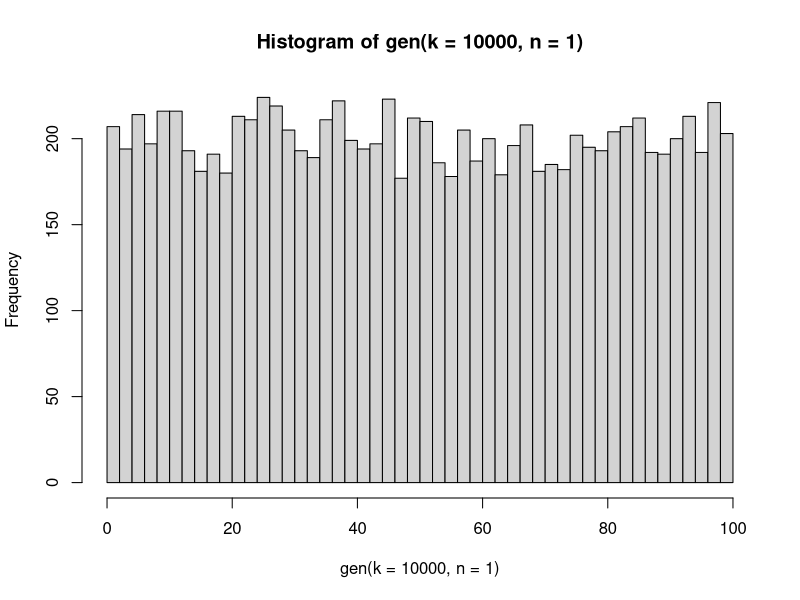
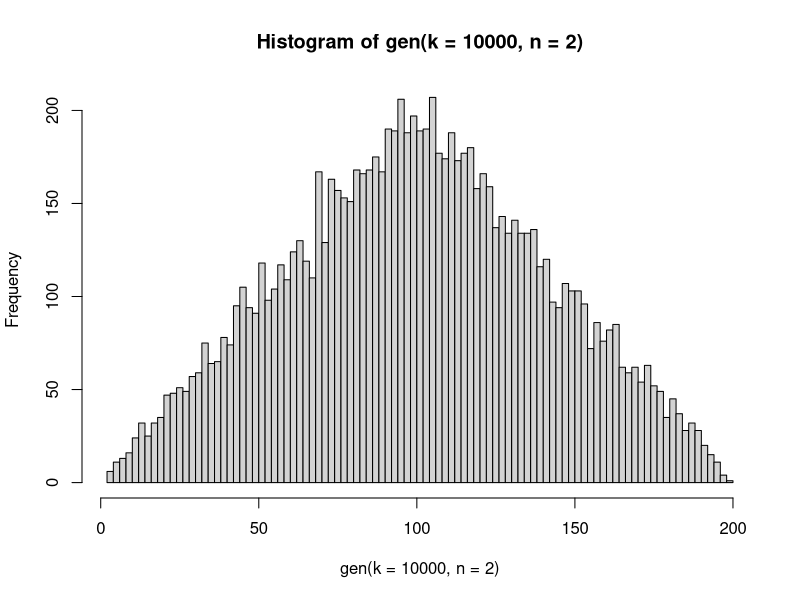
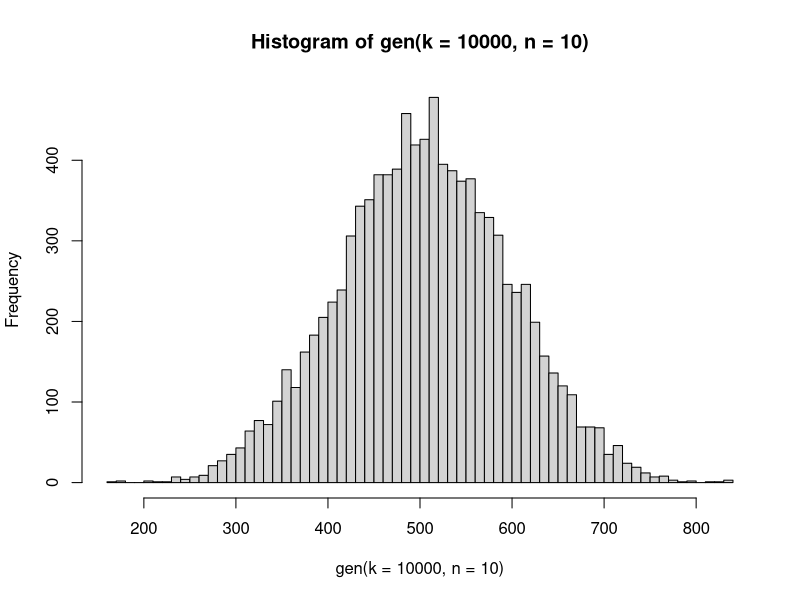
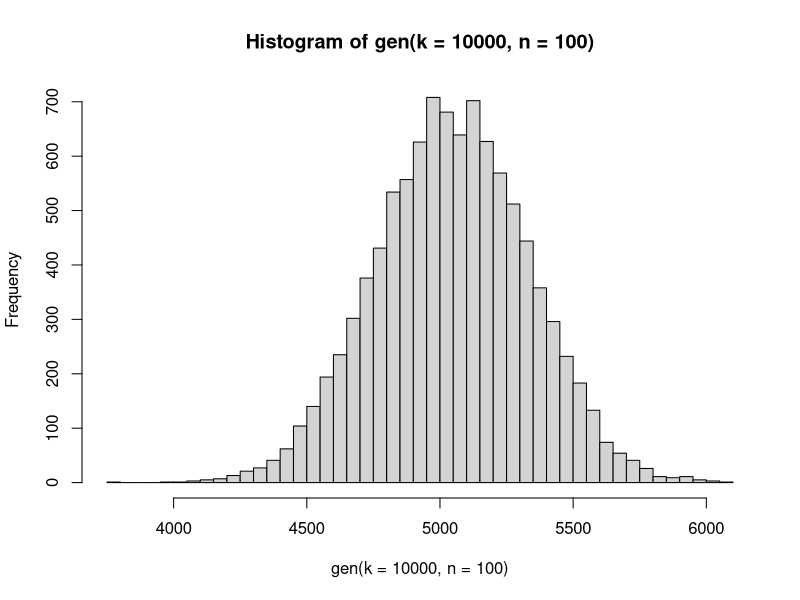
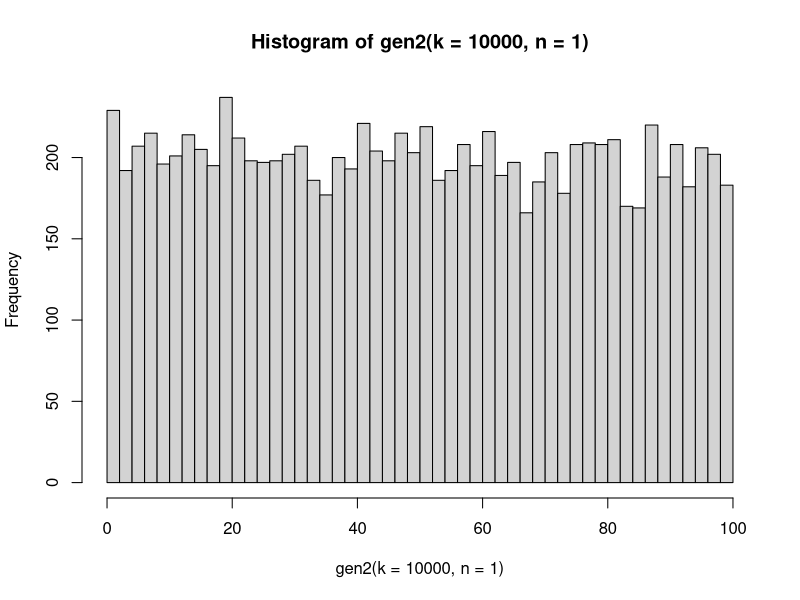
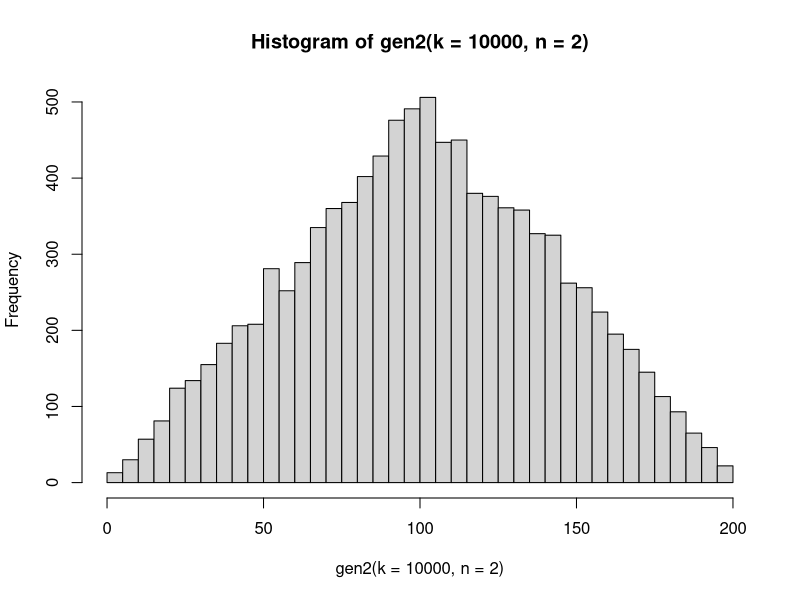
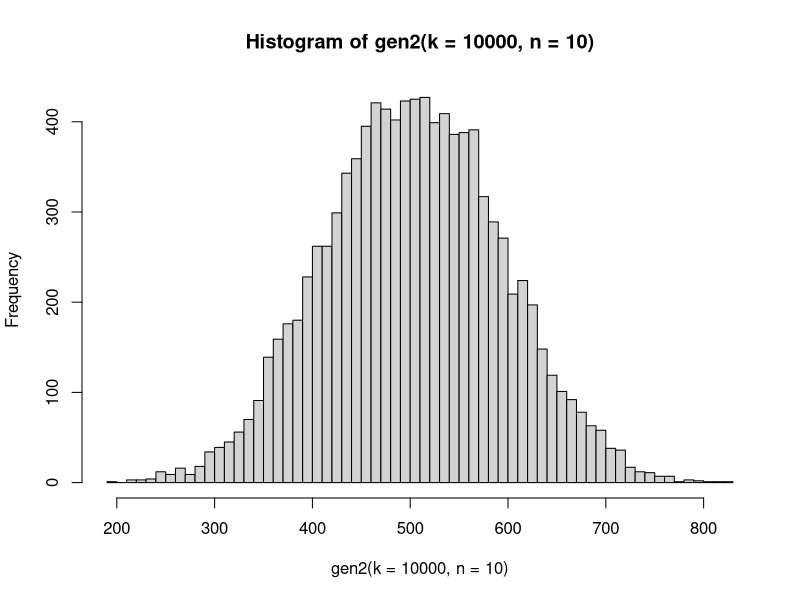
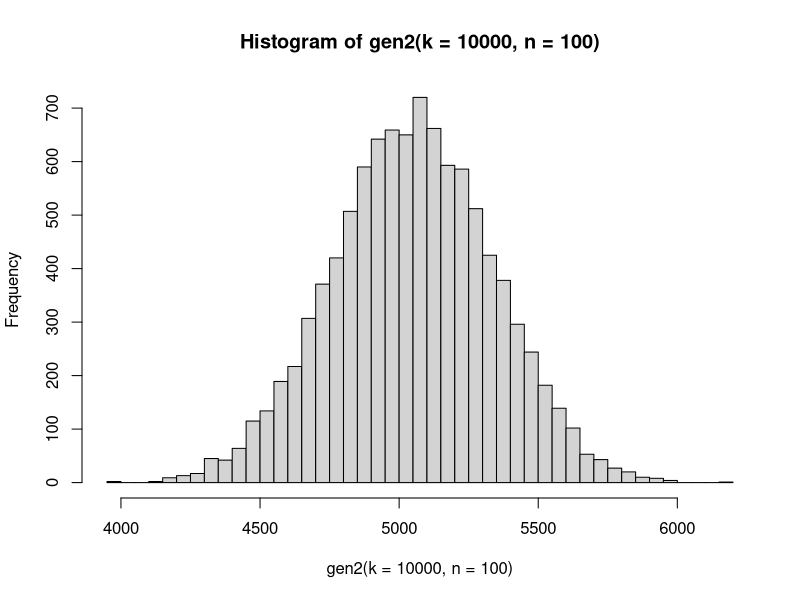

Generate these figures, in order, with R:
## ---- chunk 1
knitr::opts_chunk$set(echo = T, warning = F, message = F)
knitr::opts_chunk$set(fig.width=8, fig.height=6) 
## ---- chunk 2
gen <- function(k=10, n=5){
  
  result <- c()
  for(i in 1:k){
    nums <- sample(1:100, size=n, replace=TRUE)
    result <- c( result, sum(nums) )
  }

  return(result)
}

## ---- chunk 3
hist( gen(k=10000, n=1), breaks = 50 )
## ---- chunk 4
hist( gen(k=10000, n=2), breaks = 101 )
## ---- chunk 5
hist( gen(k=10000, n=10), breaks = 50 )
## ---- chunk 6
hist( gen(k=10000, n=100), breaks = 50 )
## ---- chunk 7
aux <- function(n=5){

  nums <- sample(1:100, size=n, replace=TRUE)
  return( sum(nums) )
}

gen2 <- function(k=10, n=5){
  return( replicate(k, aux(n)) )
}
## ---- chunk 8
hist( gen2(k=10000, n=1), breaks = 50 )
## ---- chunk 9
hist( gen2(k=10000, n=2), breaks = 50 )
## ---- chunk 10
hist( gen2(k=10000, n=10), breaks = 50 )
## ---- chunk 11
hist( gen2(k=10000, n=100), breaks = 50 )
## ---- chunk 12
mean( mtcars[mtcars$am == 0, "mpg"] ) - mean( mtcars[mtcars$am == 1, "mpg"] )
## ---- chunk 13
mean( mtcars[mtcars$am == 0 & mtcars$wt > 3, "mpg"] ) - mean( mtcars[mtcars$am == 1 & mtcars$wt > 3, "mpg"] )
## ---- chunk 14
sum <- 0
for(i in 1:100){
  if(i%%2 == 0){
    sum <- sum + i
  }
}
sum
## ---- chunk 15
sum(seq(2,101,by=2))
## ---- chunk 16
spin <- function(){
  sample(0:36, size = 1)
}
## ---- chunk 17
red   <- c(32, 19, 21, 25, 34, 27, 36, 30, 23, 5, 16, 1, 14, 9, 18, 7, 12, 3)
black <- c(2,4,6,8,10,20,22,24,26,28,11,13,15,17,29,31,33,35)

compute_gain <- function(q=10){
  result <- spin()
  if(result %in% red){
    return(q)
  }
  else{
    return(-q)
  }
}
## ---- chunk 18
K=10000
ganancias <- c()
for(i in 1:K){
  ganancias <- c(ganancias, compute_gain(1))
}
## ---- chunk 19
library(ggplot2)

results = data.frame(Partida = 1:K, Ganancia_Acumulada = cumsum(ganancias) )

p <- ggplot(results, aes(x=Partida, y=Ganancia_Acumulada)) +  
  geom_line() + theme_minimal()

p
## ---- chunk 20
N <- 10000
x <- runif(N)
y <- runif(N)
# Calcula cuántos puntos caen dentro del cuarto de círculo
puntos_dentro <- sum(x^2 + y^2 <= 1)

# Estima el valor de pi: área del cuarto de círculo (pi/4) por el área del cuadrado (1)
pi_estimada <- (puntos_dentro / N) * 4
